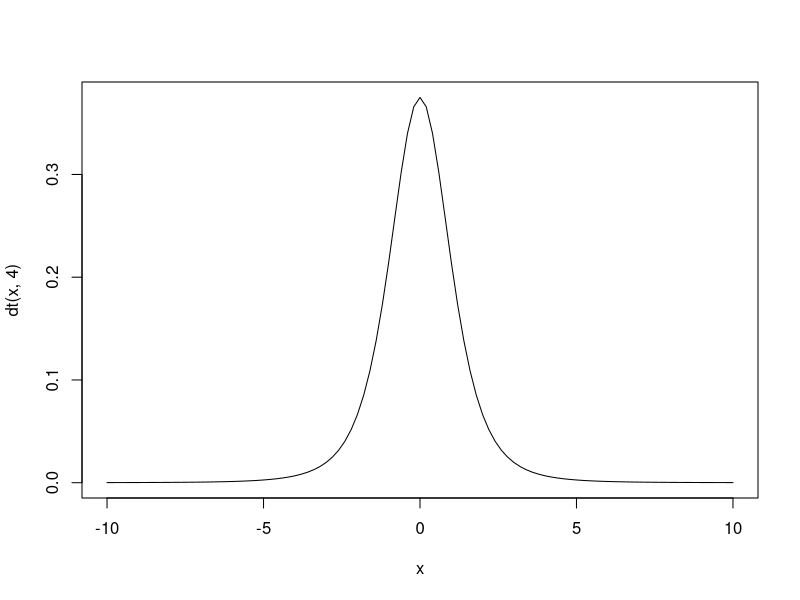

R code for this plot: (Note: this script raises an error after producing the figure.)
setwd('~/Desktop/school/bayesian-data-analysis/hw5')




## 1.a
J <- 10
x <- runif(J,0,1)
n <- rpois(J,5)

deg.f <- 4

alpha <- rt(1,4)*2/2
beta  <- rt(1,4)*1/2

library(boot)
theta <- inv.logit(alpha + beta%*%x)

y <- rbinom(n,J,theta)


## 1.b

curve(dt(x,4),from=-10,to=10)
curve(dt.scaled(x,0,2,4),add=T,col="blue")

# add scale parameter to distirubtion function
dt.scaled <- function(x, m, s, df) dt((x-m)/s, df)/s

sample.post <- function(alpha.star,beta.star){
  p.alpha <- dt.scaled(alpha.star,0,2,4)
  p.beta  <- dt.scaled(alpha.star,0,1,4)
  theta   <- inv.logit( alpha.star +  beta.star * x)
  p.y     <- dbinom(y,J,theta)
  return (prod(p.y) * p.alpha * p.beta)
}

runs <- 200000
rejection.samps <- data.frame(alpha.star = runif(runs,-10,10),
                              beta.star  = runif(runs,-5,5))

# sample from uniform selection of alpha and beta
rejection.samps <- within(rejection.samps,prob <- mapply(sample.post,
                                                         alpha.star,beta.star))
# boolean
accepted<- with(rejection.samps, runif(runs,0,1)*max(prob,na.rm = T) < prob)

keepers <- rejection.samps[accepted,]
nrow(keepers)
nrow(rejection.samps)
plot(keepers$alpha.star,keepers$beta.star)

## 1.c

# function to bin and find mode
getMode <- function(RejectionSamples,cuts=100){
  # returns string: (a,b]
  modeRange <- names(sort(-table(cut(RejectionSamples,
                                     breaks=seq(min(RejectionSamples),
                                                max(RejectionSamples),
                                                length.out = cuts)
                                     )))[1])
  # clean string and find midpoint
  modeVal   <- sum(as.numeric(strsplit(gsub('\\(|]','',modeRange),',')[[1]]))/2
  return(modeVal)
}

# find mode and covar
alpha_mode <- getMode(keepers$alpha.star)
beta_mode  <- getMode(keepers$beta.star)
mu         <- c(alpha_mode,beta_mode)
covar      <- cov(keepers[,c('alpha.star','beta.star')])

# sample from bivariate normal
library(mnormt)
normalsim <- rmnorm(1000,mu,covar)
plot(normalsim)

## 1.d use importance sampling to estimate E(alpha|y) & E(beta|y)

### sample from multi variate t using covar matrix
tsim2 <- rmt(1000,mu,covar,4)
plot(tsim2)

### importance sampling
importance.sample <- function(vec){
  ## weight function: normal density
  w <- dunif(vec,min(vec),max(vec))/dnorm(vec,mean(vec),sd=(max(vec)-min(vec))/4)
  ## sampling function: samples from t distribution
  h <- vec
  return(mean(w*h)/mean(w))
}

importance.sample(alpha.tsim)
importance.sample(beta.tsim)
summary(tsim2)
curve(dunif(x,-10,10)/dnorm(x,mean=-.5,sd=5),from=-10,10)
dunif(5,-10,10)
## 2.1

metropolis <- function(X,y,iter=500,chains=4){
  
  N <- nrow(X)
  M <- ncol(X)

  computePbeta.y <- function(beta.val){
    # calc p(y|beta) & p(beta)
    py.beta <- dpois(y, exp(X %*% beta.val) )
    #py.beta[which(py.beta==0)] <- NA
    p.beta  <- dcauchy(beta.val,0,2.5)
    # p(beta|y) propto the product:
    return(sum(log(py.beta),na.rm = T)+sum(log(p.beta)))
  }

 compute.new.beta <- function(beta.init){
    
    dens.init <- computePbeta.y(beta.init)
    
    # random walk to next potential beta
    beta.star <- beta.init + rnorm(M,0,.1)
    # compute new density
    dens.star <- computePbeta.y(beta.star)
    
    r <- exp(dens.star - dens.init)
    
    if( runif(1) < min(1,r) ){
      beta.new <- beta.star 
    }else{
      beta.new <- beta.init
    }
    return(list(beta=beta.new,r=r))
  }

  chain <- function(beta){
    results <- list(beta=beta,r=NA)
    new.beta <- list(beta=beta)
    for(i in 1:iter){
      new.beta     <- compute.new.beta(new.beta$beta)
      results$beta <- rbind(results$beta,new.beta$beta)
      results$r    <- rbind(results$r,new.beta$r)
      
    }
    return(results)
  }
  
  init.betas <- lapply(1:chains,function(x) runif(M,-.5,.5))
  
  require(parallel)
  results <- mclapply(init.betas,chain)
  
  return(results)
}

# b
# b
X <- cbind(rnorm(50),rnorm(50),rnorm(50))
y <- rpois(nrow(X),exp(X%*%c(1,.5,-1)))

results <- metropolis(X,y,iter=500)
rs <- lapply(1:4,function(i)results[[i]]$r)
lapply(rs,function(x) mean(x,na.rm=T))
plotdata <- lapply(seq_along(results),function(x){
  df <- as.data.frame(results[[x]]$beta)
  names(df) <- lapply(1:ncol(X),function(i) paste0("beta",i))
  df$chain <- paste0("chain",x)
  return(df)
})

require(reshape2)
plotdata <- do.call("rbind",plotdata)
plotdata.melt <- melt(plotdata,id.vars = "chain")

plotdata.melt$idx <- rep(1:(nrow(plotdata.melt)/(12)),12)

metsims <- ggplot(plotdata.melt,aes(x=idx,y=value,color=chain)) + 
  geom_line() + 
  facet_grid(variable~.) +
  xlab("Iteration") +
  ylab("Parameter Value") +
  ggtitle("Metropolis Simulation")
saveRDS(metsims,"metsims.RDS")


fit3data <- list(N=nrow(X),M=ncol(X),X=X,y=y)
#fit3 <- stan(file='model.2.1.stan',data=fit3data,iter=500)  
fit3 <- stan(fit = fit3,data=fit3data,iter=500)  

results3 <- extract(fit3)
head(results3$betas)
betas <- as.data.frame(results3$betas)
names(betas) <- paste0("beta",1:3)
betas.plot <- melt(betas)
betas.plot$Iteration <- rep(1:(nrow(betas.plot))/3)
stansims <- ggplot(betas.plot,aes(x=value)) + geom_histogram() +   facet_grid(variable~.) +
  xlab("Value") +
  ylab("Frequency") +
  ggtitle("Stan Simulation")
saveRDS(stansims,"stansims.RDS")

plot(results3$betas)
plot(fit3)
print(fit3)
